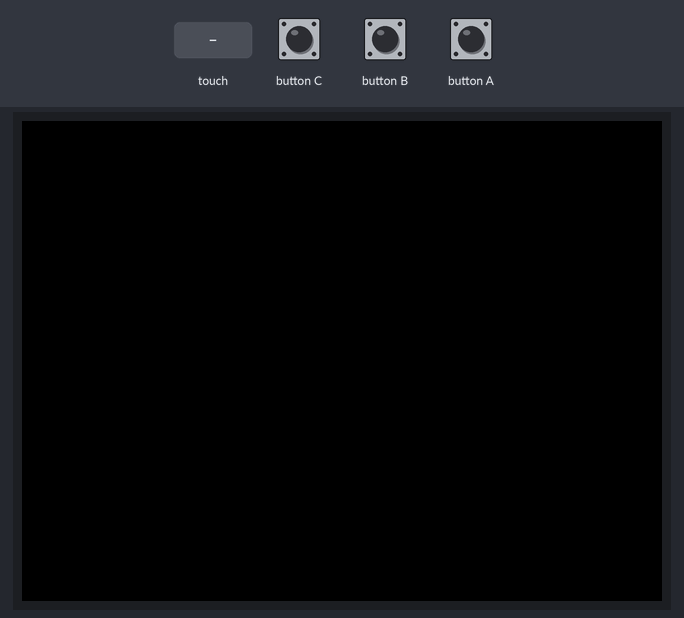
This sketch was run on a simulated ESP32. On the bench: 320×240 colour display. The inputs (shaded band) are chosen by the test bench. WiFi joins after 1.5 s; servers stay silent unless stated; uploads are accepted with an empty reply.

Above: at 2.9 s.
3.0 s: touch panel pressed at 13 % / 10 % of its raw x / y range
At 3.7 s:
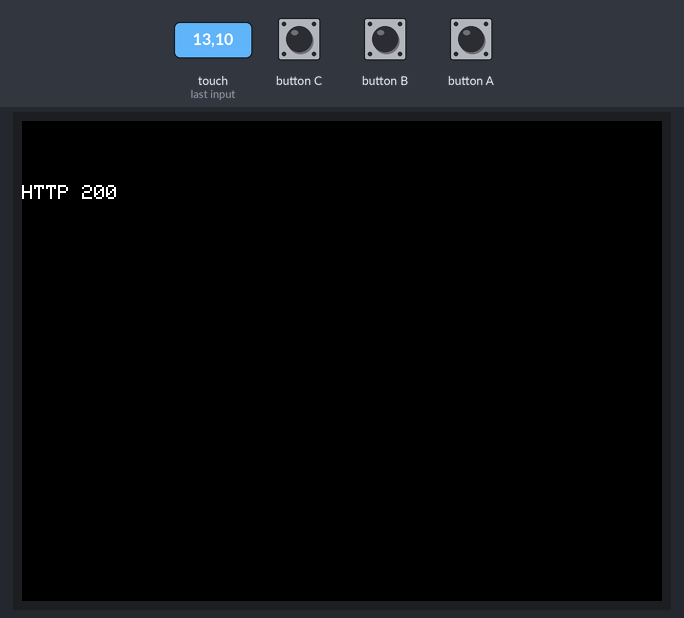
4.8 s: touch panel pressed at 38 % / 10 % of its raw x / y range
At 6.3 s:
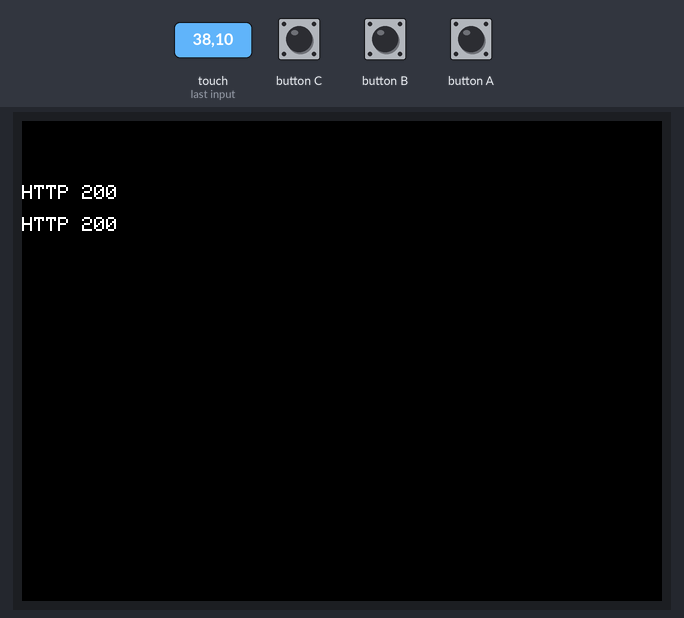
Timing chart, 0 to 7.8 s (numbered marks = the images above; inputs shaded):
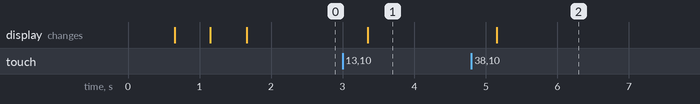

The sketch:

http.ino
```cpp
#include <M5Unified.h>
#include <WiFi.h>
#include <HTTPClient.h>

const char* ssid = "SSID";
const char* password = "PASSWORD";
const char *api = "API_ENDPOINT";

void setup() {
  M5.begin();

  WiFi.begin(ssid, password);
  while (WiFi.status() != WL_CONNECTED) {
    delay(500);
    M5.Display.print('.');
  }
  M5.Display.println("\nWiFi connected.\n");

  M5.Display.print("Local IP: ");
  M5.Display.println(WiFi.localIP());

  M5.Display.fillScreen(BLACK);
  M5.Display.setTextColor(WHITE, BLACK);
  M5.Display.setTextSize(1);
}

void loop() {
  M5.update();

  if (M5.Touch.isEnabled()) {
    auto t = M5.Touch.getDetail();

    if (t.wasReleased()) {
      post();
    }
  }
}

void post() {
  HTTPClient http;
  http.begin(api);
  http.addHeader("Content-Type", "application/json");

  int status = http.POST("{}");

  String body = http.getString();
  M5.Display.printf("HTTP %d\n%s\n", status, body.c_str());

  http.end();
}
```

Measured:
- after the input at 3.0 s, the display: changes after 0.35 s (image 1)
- after the input at 4.8 s, the display: changes after 0.35 s (image 2)
